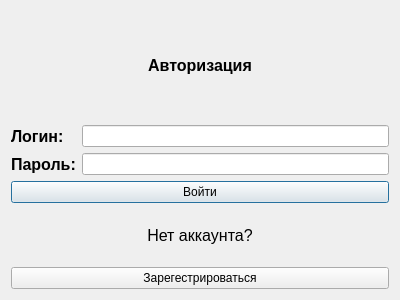
<?xml version="1.0" encoding="UTF-8"?>
<ui version="4.0">
 <class>Autorization</class>
 <widget class="QDialog" name="Autorization">
  <property name="geometry">
   <rect>
    <x>0</x>
    <y>0</y>
    <width>400</width>
    <height>300</height>
   </rect>
  </property>
  <property name="windowTitle">
   <string>Dialog</string>
  </property>
  <layout class="QVBoxLayout" name="verticalLayout_3">
   <item>
    <widget class="QLabel" name="label">
     <property name="sizePolicy">
      <sizepolicy hsizetype="Minimum" vsizetype="Preferred">
       <horstretch>0</horstretch>
       <verstretch>0</verstretch>
      </sizepolicy>
     </property>
     <property name="font">
      <font>
       <family>Segoe UI</family>
       <pointsize>12</pointsize>
       <weight>75</weight>
       <bold>true</bold>
      </font>
     </property>
     <property name="layoutDirection">
      <enum>Qt::LeftToRight</enum>
     </property>
     <property name="frameShadow">
      <enum>QFrame::Plain</enum>
     </property>
     <property name="text">
      <string>Авторизация</string>
     </property>
     <property name="alignment">
      <set>Qt::AlignCenter</set>
     </property>
    </widget>
   </item>
   <item>
    <layout class="QHBoxLayout" name="horizontalLayout_2">
     <item>
      <layout class="QVBoxLayout" name="verticalLayout_2">
       <item>
        <widget class="QLabel" name="label_2">
         <property name="font">
          <font>
           <family>Arial</family>
           <pointsize>12</pointsize>
           <weight>75</weight>
           <bold>true</bold>
          </font>
         </property>
         <property name="text">
          <string>Логин:</string>
         </property>
        </widget>
       </item>
       <item>
        <widget class="QLabel" name="label_3">
         <property name="font">
          <font>
           <family>Arial</family>
           <pointsize>12</pointsize>
           <weight>75</weight>
           <bold>true</bold>
          </font>
         </property>
         <property name="text">
          <string>Пароль:</string>
         </property>
        </widget>
       </item>
      </layout>
     </item>
     <item>
      <layout class="QVBoxLayout" name="verticalLayout">
       <item>
        <widget class="QLineEdit" name="lineEdit"/>
       </item>
       <item>
        <widget class="QLineEdit" name="lineEdit_2"/>
       </item>
      </layout>
     </item>
    </layout>
   </item>
   <item>
    <layout class="QVBoxLayout" name="verticalLayout_4">
     <item>
      <widget class="QPushButton" name="Enter">
       <property name="text">
        <string>Войти</string>
       </property>
      </widget>
     </item>
     <item>
      <widget class="QLabel" name="label_4">
       <property name="font">
        <font>
         <pointsize>12</pointsize>
        </font>
       </property>
       <property name="text">
        <string>Нет аккаунта?</string>
       </property>
       <property name="alignment">
        <set>Qt::AlignCenter</set>
       </property>
      </widget>
     </item>
     <item>
      <widget class="QPushButton" name="Registrat">
       <property name="text">
        <string>Зарегестрироваться</string>
       </property>
      </widget>
     </item>
    </layout>
   </item>
  </layout>
 </widget>
 <resources/>
 <connections/>
</ui>
